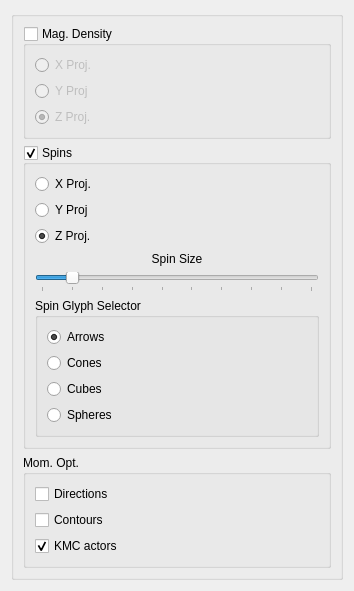
                     <widget class="QWidget" name="Mag_Page">
                        <property name="geometry">
                           <rect>
                              <x>0</x>
                              <y>0</y>
                              <width>354</width>
                              <height>534</height>
                           </rect>
                        </property>
                        <property name="sizePolicy">
                           <sizepolicy hsizetype="Minimum" vsizetype="Preferred">
                              <horstretch>0</horstretch>
                              <verstretch>0</verstretch>
                           </sizepolicy>
                        </property>
                        <attribute name="label">
                           <string>Magnetization Options</string>
                        </attribute>
                        <layout class="QGridLayout" name="MagPageLayout">
                           <item row="0" column="0">
                              <widget class="QGroupBox" name="MagMainGroup">
                                 <property name="enabled">
                                    <bool>true</bool>
                                 </property>
                                 <property name="title">
                                    <string/>
                                 </property>
                                 <property name="checkable">
                                    <bool>false</bool>
                                 </property>
                                 <layout class="QVBoxLayout" name="MagMainLayout">
                                    <item>
                                       <widget class="QGroupBox" name="DensBox">
                                          <property name="enabled">
                                             <bool>true</bool>
                                          </property>
                                          <property name="sizePolicy">
                                             <sizepolicy hsizetype="Minimum" vsizetype="Preferred">
                                                <horstretch>0</horstretch>
                                                <verstretch>0</verstretch>
                                             </sizepolicy>
                                          </property>
                                          <property name="toolTip">
                                             <string>Selection of the magnetisation density</string>
                                          </property>
                                          <property name="statusTip">
                                             <string>Selection of the magnetisation density</string>
                                          </property>
                                          <property name="whatsThis">
                                             <string>Selection of the magnetisation density</string>
                                          </property>
                                          <property name="title">
                                             <string>Mag. Density</string>
                                          </property>
                                          <property name="flat">
                                             <bool>false</bool>
                                          </property>
                                          <property name="checkable">
                                             <bool>true</bool>
                                          </property>
                                          <property name="checked">
                                             <bool>false</bool>
                                          </property>
                                          <layout class="QVBoxLayout" name="MagDensBoxLayout">
                                             <item>
                                                <widget class="QRadioButton" name="DensX">
                                                   <property name="maximumSize">
                                                      <size>
                                                         <width>16777215</width>
                                                         <height>16777215</height>
                                                      </size>
                                                   </property>
                                                   <property name="toolTip">
                                                      <string>Color the magnetization density by its x component</string>
                                                   </property>
                                                   <property name="statusTip">
                                                      <string>Color the magnetization density by its x component</string>
                                                   </property>
                                                   <property name="whatsThis">
                                                      <string>Color the magnetization density by its x component</string>
                                                   </property>
                                                   <property name="autoFillBackground">
                                                      <bool>false</bool>
                                                   </property>
                                                   <property name="text">
                                                      <string>X Proj.</string>
                                                   </property>
                                                   <attribute name="buttonGroup">
                                                      <string notr="true">MagDensSelector</string>
                                                   </attribute>
                                                </widget>
                                             </item>
                                             <item>
                                                <widget class="QRadioButton" name="DensY">
                                                   <property name="toolTip">
                                                      <string>Color the magnetization density by its y component</string>
                                                   </property>
                                                   <property name="statusTip">
                                                      <string>Color the magnetization density by its y component</string>
                                                   </property>
                                                   <property name="whatsThis">
                                                      <string>Color the magnetization density by its y component</string>
                                                   </property>
                                                   <property name="text">
                                                      <string>Y Proj</string>
                                                   </property>
                                                   <attribute name="buttonGroup">
                                                      <string notr="true">MagDensSelector</string>
                                                   </attribute>
                                                </widget>
                                             </item>
                                             <item>
                                                <widget class="QRadioButton" name="DensZ">
                                                   <property name="toolTip">
                                                      <string>Color the magnetization density by its z component</string>
                                                   </property>
                                                   <property name="statusTip">
                                                      <string>Color the magnetization density by its z component</string>
                                                   </property>
                                                   <property name="whatsThis">
                                                      <string>Color the magnetization density by its z component</string>
                                                   </property>
                                                   <property name="text">
                                                      <string>Z Proj.</string>
                                                   </property>
                                                   <property name="checked">
                                                      <bool>true</bool>
                                                   </property>
                                                   <attribute name="buttonGroup">
                                                      <string notr="true">MagDensSelector</string>
                                                   </attribute>
                                                </widget>
                                             </item>
                                          </layout>
                                       </widget>
                                    </item>
                                    <item>
                                       <widget class="QGroupBox" name="SpinsBox">
                                          <property name="enabled">
                                             <bool>true</bool>
                                          </property>
                                          <property name="sizePolicy">
                                             <sizepolicy hsizetype="Minimum" vsizetype="Preferred">
                                                <horstretch>0</horstretch>
                                                <verstretch>0</verstretch>
                                             </sizepolicy>
                                          </property>
                                          <property name="contextMenuPolicy">
                                             <enum>Qt::DefaultContextMenu</enum>
                                          </property>
                                          <property name="toolTip">
                                             <string>Options for the visualization of the atomic spins</string>
                                          </property>
                                          <property name="statusTip">
                                             <string>Options for the visualization of the atomic spins</string>
                                          </property>
                                          <property name="whatsThis">
                                             <string>Options for the visualization of the atomic spins</string>
                                          </property>
                                          <property name="title">
                                             <string>Spins</string>
                                          </property>
                                          <property name="flat">
                                             <bool>false</bool>
                                          </property>
                                          <property name="checkable">
                                             <bool>true</bool>
                                          </property>
                                          <property name="checked">
                                             <bool>true</bool>
                                          </property>
                                          <layout class="QVBoxLayout" name="SpinBoxLayout">
                                             <item>
                                                <widget class="QRadioButton" name="SpinX">
                                                   <property name="toolTip">
                                                      <string>Color the spins by its x component</string>
                                                   </property>
                                                   <property name="statusTip">
                                                      <string>Color the spins by its x component</string>
                                                   </property>
                                                   <property name="whatsThis">
                                                      <string>Color the spins by its x component</string>
                                                   </property>
                                                   <property name="autoFillBackground">
                                                      <bool>false</bool>
                                                   </property>
                                                   <property name="text">
                                                      <string>X Proj.</string>
                                                   </property>
                                                   <attribute name="buttonGroup">
                                                      <string notr="true">SpinProjSelector</string>
                                                   </attribute>
                                                </widget>
                                             </item>
                                             <item>
                                                <widget class="QRadioButton" name="SpinY">
                                                   <property name="toolTip">
                                                      <string>Color the spins by its y component</string>
                                                   </property>
                                                   <property name="statusTip">
                                                      <string>Color the spins by its y component</string>
                                                   </property>
                                                   <property name="whatsThis">
                                                      <string>Color the spins by its y component</string>
                                                   </property>
                                                   <property name="text">
                                                      <string>Y Proj</string>
                                                   </property>
                                                   <attribute name="buttonGroup">
                                                      <string notr="true">SpinProjSelector</string>
                                                   </attribute>
                                                </widget>
                                             </item>
                                             <item>
                                                <widget class="QRadioButton" name="SpinZ">
                                                   <property name="toolTip">
                                                      <string>Color the spins by its z component</string>
                                                   </property>
                                                   <property name="statusTip">
                                                      <string>Color the spins by its z component</string>
                                                   </property>
                                                   <property name="whatsThis">
                                                      <string>Color the spins by its z component</string>
                                                   </property>
                                                   <property name="text">
                                                      <string>Z Proj.</string>
                                                   </property>
                                                   <property name="checked">
                                                      <bool>true</bool>
                                                   </property>
                                                   <attribute name="buttonGroup">
                                                      <string notr="true">SpinProjSelector</string>
                                                   </attribute>
                                                </widget>
                                             </item>
                                             <item>
                                                <widget class="QLabel" name="SpinSliderLabel">
                                                   <property name="frameShape">
                                                      <enum>QFrame::NoFrame</enum>
                                                   </property>
                                                   <property name="text">
                                                      <string>Spin Size</string>
                                                   </property>
                                                   <property name="alignment">
                                                      <set>Qt::AlignCenter</set>
                                                   </property>
                                                </widget>
                                             </item>
                                             <item>
                                                <widget class="QSlider" name="SpinSize">
                                                   <property name="enabled">
                                                      <bool>true</bool>
                                                   </property>
                                                   <property name="font">
                                                      <font>
                                                         <italic>false</italic>
                                                         <underline>false</underline>
                                                         <strikeout>false</strikeout>
                                                      </font>
                                                   </property>
                                                   <property name="toolTip">
                                                      <string>Scale the size of the spins</string>
                                                   </property>
                                                   <property name="statusTip">
                                                      <string>Scale the size of the spins</string>
                                                   </property>
                                                   <property name="whatsThis">
                                                      <string>Scale the size of the spins</string>
                                                   </property>
                                                   <property name="minimum">
                                                      <number>5</number>
                                                   </property>
                                                   <property name="maximum">
                                                      <number>50</number>
                                                   </property>
                                                   <property name="pageStep">
                                                      <number>1</number>
                                                   </property>
                                                   <property name="value">
                                                      <number>10</number>
                                                   </property>
                                                   <property name="sliderPosition">
                                                      <number>10</number>
                                                   </property>
                                                   <property name="orientation">
                                                      <enum>Qt::Horizontal</enum>
                                                   </property>
                                                   <property name="tickPosition">
                                                      <enum>QSlider::TicksBelow</enum>
                                                   </property>
                                                   <property name="tickInterval">
                                                      <number>5</number>
                                                   </property>
                                                </widget>
                                             </item>
                                             <item>
                                                <widget class="QGroupBox" name="SpinGlyphSelectBox">
                                                   <property name="enabled">
                                                      <bool>true</bool>
                                                   </property>
                                                   <property name="title">
                                                      <string>Spin Glyph Selector</string>
                                                   </property>
                                                   <layout class="QVBoxLayout" name="SpinSelectBoxLayout">
                                                      <item>
                                                         <widget class="QRadioButton" name="SpinArrowButton">
                                                            <property name="toolTip">
                                                               <string>Set the glyph of the spins to be arrows</string>
                                                            </property>
                                                            <property name="statusTip">
                                                               <string>Set the glyph of the spins to be arrows</string>
                                                            </property>
                                                            <property name="whatsThis">
                                                               <string>Set the glyph of the spins to be arrows</string>
                                                            </property>
                                                            <property name="text">
                                                               <string>Arrows</string>
                                                            </property>
                                                            <property name="checked">
                                                               <bool>true</bool>
                                                            </property>
                                                            <attribute name="buttonGroup">
                                                               <string notr="true">SpinGlyphButtonGroup</string>
                                                            </attribute>
                                                         </widget>
                                                      </item>
                                                      <item>
                                                         <widget class="QRadioButton" name="SpinConeButton">
                                                            <property name="toolTip">
                                                               <string>Set the glyph of the spins to be cones</string>
                                                            </property>
                                                            <property name="statusTip">
                                                               <string>Set the glyph of the spins to be cones</string>
                                                            </property>
                                                            <property name="whatsThis">
                                                               <string>Set the glyph of the spins to be cones</string>
                                                            </property>
                                                            <property name="text">
                                                               <string>Cones</string>
                                                            </property>
                                                            <attribute name="buttonGroup">
                                                               <string notr="true">SpinGlyphButtonGroup</string>
                                                            </attribute>
                                                         </widget>
                                                      </item>
                                                      <item>
                                                         <widget class="QRadioButton" name="SpinCubeButton">
                                                            <property name="toolTip">
                                                               <string>Set the glyph of the spins to be cubes</string>
                                                            </property>
                                                            <property name="statusTip">
                                                               <string>Set the glyph of the spins to be cubes</string>
                                                            </property>
                                                            <property name="whatsThis">
                                                               <string>Set the glyph of the spins to be cubes</string>
                                                            </property>
                                                            <property name="text">
                                                               <string>Cubes</string>
                                                            </property>
                                                            <attribute name="buttonGroup">
                                                               <string notr="true">SpinGlyphButtonGroup</string>
                                                            </attribute>
                                                         </widget>
                                                      </item>
                                                      <item>
                                                         <widget class="QRadioButton" name="SpinSphereButton">
                                                            <property name="toolTip">
                                                               <string>Set the glyph of the spins to be spheres</string>
                                                            </property>
                                                            <property name="statusTip">
                                                               <string>Set the glyph of the spins to be spheres</string>
                                                            </property>
                                                            <property name="whatsThis">
                                                               <string>Set the glyph of the spins to be spheres</string>
                                                            </property>
                                                            <property name="text">
                                                               <string>Spheres</string>
                                                            </property>
                                                            <attribute name="buttonGroup">
                                                               <string notr="true">SpinGlyphButtonGroup</string>
                                                            </attribute>
                                                         </widget>
                                                      </item>
                                                   </layout>
                                                </widget>
                                             </item>
                                          </layout>
                                       </widget>
                                    </item>
                                    <item>
                                       <widget class="QGroupBox" name="MomOptGroup">
                                          <property name="enabled">
                                             <bool>true</bool>
                                          </property>
                                          <property name="sizePolicy">
                                             <sizepolicy hsizetype="Minimum" vsizetype="Preferred">
                                                <horstretch>0</horstretch>
                                                <verstretch>0</verstretch>
                                             </sizepolicy>
                                          </property>
                                          <property name="minimumSize">
                                             <size>
                                                <width>300</width>
                                                <height>0</height>
                                             </size>
                                          </property>
                                          <property name="statusTip">
                                             <string>Optional visualizations for the moments</string>
                                          </property>
                                          <property name="whatsThis">
                                             <string>Optional visualizations for the moments</string>
                                          </property>
                                          <property name="title">
                                             <string>Mom. Opt.</string>
                                          </property>
                                          <layout class="QVBoxLayout" name="MomOptLayout">
                                             <item>
                                                <widget class="QCheckBox" name="SpinCheck">
                                                   <property name="toolTip">
                                                      <string>Tunr on/off the visualization of spin directions</string>
                                                   </property>
                                                   <property name="statusTip">
                                                      <string>Tunr on/off the visualization of spin directions</string>
                                                   </property>
                                                   <property name="whatsThis">
                                                      <string>Tunr on/off the visualization of spin directions</string>
                                                   </property>
                                                   <property name="text">
                                                      <string>Directions</string>
                                                   </property>
                                                </widget>
                                             </item>
                                             <item>
                                                <widget class="QCheckBox" name="ContourCheck">
                                                   <property name="toolTip">
                                                      <string>Tunr on/off the visualization of contours</string>
                                                   </property>
                                                   <property name="statusTip">
                                                      <string>Tunr on/off the visualization of contours</string>
                                                   </property>
                                                   <property name="whatsThis">
                                                      <string>Tunr on/off the visualization of contours</string>
                                                   </property>
                                                   <property name="text">
                                                      <string>Contours</string>
                                                   </property>
                                                </widget>
                                             </item>
                                             <item>
                                                <widget class="QCheckBox" name="KMCCheck">
                                                   <property name="toolTip">
                                                      <string>Tunr on/off the visualization of KMC particles</string>
                                                   </property>
                                                   <property name="statusTip">
                                                      <string>Tunr on/off the visualization of KMC particles</string>
                                                   </property>
                                                   <property name="whatsThis">
                                                      <string>Tunr on/off the visualization of KMC particles</string>
                                                   </property>
                                                   <property name="text">
                                                      <string>KMC actors</string>
                                                   </property>
                                                   <property name="checked">
                                                      <bool>true</bool>
                                                   </property>
                                                </widget>
                                             </item>
                                          </layout>
                                       </widget>
                                    </item>
                                    <item>
                                       <spacer name="verticalSpacer_3">
                                          <property name="orientation">
                                             <enum>Qt::Vertical</enum>
                                          </property>
                                          <property name="sizeHint" stdset="0">
                                             <size>
                                                <width>20</width>
                                                <height>40</height>
                                             </size>
                                          </property>
                                       </spacer>
                                    </item>
                                 </layout>
                              </widget>
                           </item>
                        </layout>
                     </widget>
